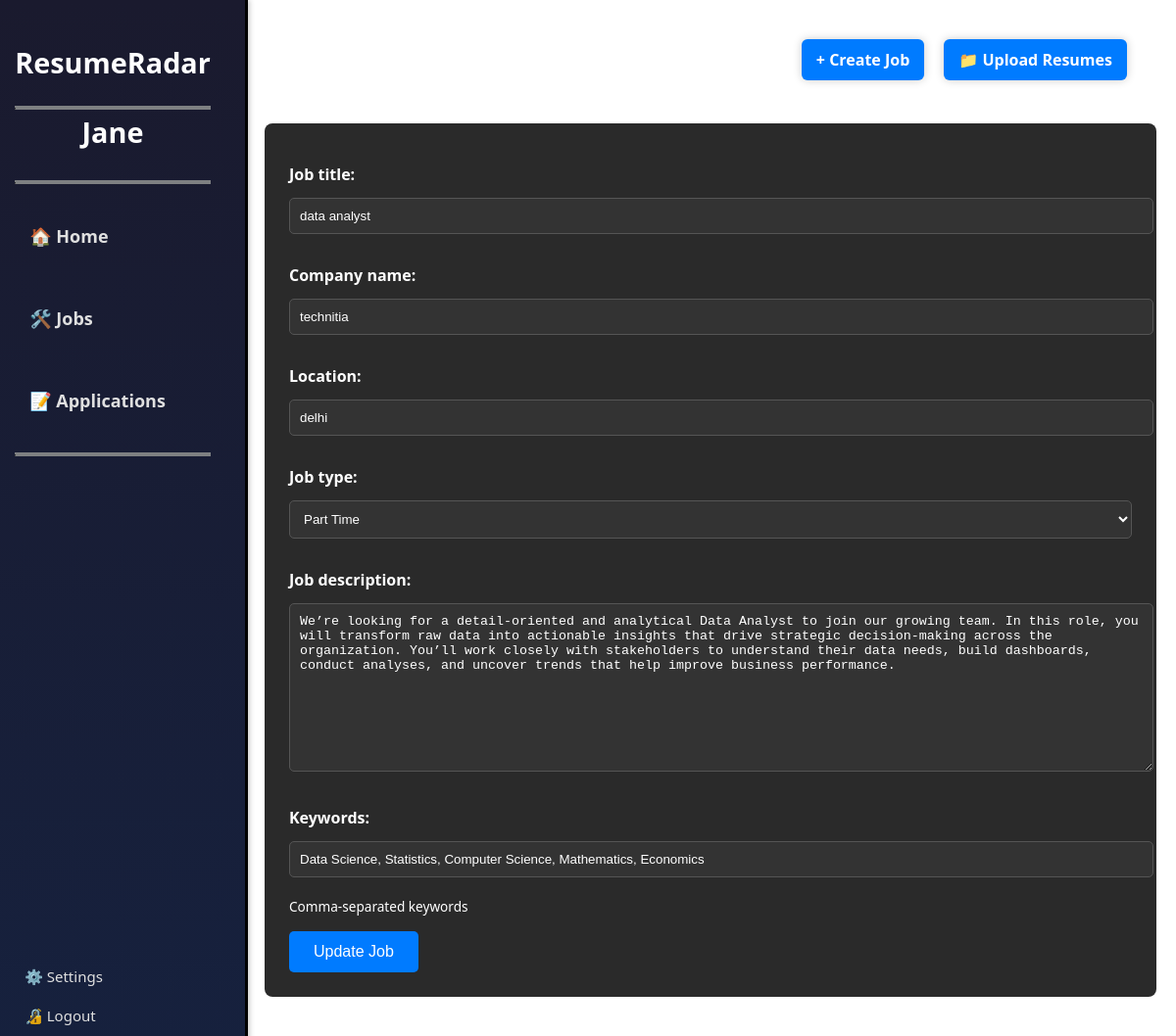
Screenshot of /hr/edit-job/3/ (signed in) with the database file from the repository.
### accounts/models.py (models this page shows, shortened)
class User(AbstractUser):
    USER_TYPE_CHOICES = (
        ('HR', 'HR'),
        ('Candidate', 'Candidate'),
    )
    full_name = models.CharField(max_length=255)
    email = models.EmailField(unique=True)
    phone_number = models.CharField(max_length=15, blank=True, null=True)
    user_type = models.CharField(max_length=10, choices=USER_TYPE_CHOICES)

### HR/models.py (models this page shows, shortened)
class Job(models.Model):
    JOB_TYPE_CHOICES = [
        ('full_time', 'Full Time'),
        ('part_time', 'Part Time'),
        ('contract', 'Contract'),
        ('internship', 'Internship'),
    ]
    user = models.ForeignKey(User, on_delete=models.CASCADE)  # This associates each job with a user
    job_title = models.CharField(max_length=255)
    company_name = models.CharField(max_length=255)
    location = models.CharField(max_length=255)
    job_type = models.CharField(max_length=100, choices=JOB_TYPE_CHOICES)
    job_description = models.TextField()
    keywords = models.CharField(max_length=255, help_text="Comma-separated keywords")
    created_at = models.DateTimeField(auto_now_add=True)
    updated_at = models.DateTimeField(auto_now=True)

### HR/views.py (the view)
# urls.py: path('edit-job/<int:job_id>/', views.edit_job, name='edit_job'),
@login_required
def edit_job(request, job_id):
    job = get_object_or_404(Job, id=job_id)
    if request.method == 'POST':
        form = JobForm(request.POST, instance=job)
        if form.is_valid():
            form.save()
            return redirect('HR:job_list')
    else:
        form = JobForm(instance=job)
    return render(request, 'HR/edit_job.html', {'form': form, 'job': job})

### HR/forms.py
class JobForm(forms.ModelForm):
    class Meta:
        model = Job
        fields = ['job_title', 'company_name', 'location', 'job_type', 'job_description', 'keywords']
        widgets = {
            'job_description': forms.Textarea(attrs={'rows': 5}),
            'keywords': forms.TextInput(attrs={'placeholder': 'e.g., Python, Django, Software Engineer'}),
        }

### HR/templates/HR/edit_job.html (shortened to what this page needs)
{% extends 'HR/base.html' %}
{% block content %}
<h1 style="color:white;">Edit Job Posting: {{ job.job_title }}</h1>
<div class="form-container">
    <form method="POST">
        <div class="form-group">
            {{ form.as_p }}
        </div>
        <button type="submit" class="submit-btn">Update Job</button>
    </form>
</div>
{% endblock %}

### HR/templates/HR/base.html (shortened to what this page needs)
<!DOCTYPE html>
<html lang="en">
  <head>
    {% load static %}
    <link rel="stylesheet" href="{% static 'css/styles.css' %}" />
  </head>
  <body>
    <div class="sidebar">
      <div class="sidebar-top">
        <h2>ResumeRadar</h2>
        <hr
          style="
            margin-top: -5px;
            border-color: #7e8082;
            border-top: 3px solid #7e8082;
          "
        />
        <div style="text-align: center">
          <h2 style="font-weight: 700; margin-top: -5px">{{ user.username }}</h2>
        </div>
        <hr
          style="
            margin-top: 30px;
            border-color: #7e8082;
            border-top: 3px solid #7e8082;
          "
        />
        <ul class="nav-links">
          <li><a href="{% url 'HR:hr_dashboard' %}">🏠 Home</a></li>
          <li><a href="{% url 'HR:job_list' %}">🛠️ Jobs</a></li>
          <li>
            <a href="{% url 'HR:received_applications' %}">📝 Applications</a>
          </li>
        </ul>
        <hr style="border-color: #7e8082; border-top: 3px solid #7e8082" />
      </div>
      <div class="sidebar-bottom">
        <ul class="">
          <li class="testli">
            <a class="testNav" href="{% url 'HR:settings' %}">⚙️ Settings</a>
          </li>
          <li class="testli">
            <a class="testNav" href="{% url 'HR:logout' %}">🔏 Logout</a>
          </li>
        </ul>
      </div>
    </div>
    <div class="buttons-container">
      <a href="{% url 'HR:create_job' %}" class="create-job-btn"
        >+ Create Job</a
      >
      <a href="{% url 'home' %}" class="upload-resume-btn">📁 Upload Resumes</a>
    </div>
    <div class="content">{% block content %} {% endblock %}</div>
  </body>
</html>

### HR/static/HR/css/styles.css (style rules this page uses)
body { font-family: Arial, sans-serif; margin: 0; background-color: #7a7171; display: flex; height: 100vh; }
.sidebar { width: 250px; background: #fff; border-right: 3px solid #000; height: 100vh; position: fixed; top: -10; left: 0; display: flex; flex-direction: column; margin: 0; padding: 20px; box-shadow: 2px 0 5px rgba(0, 0, 0, 0.1); }
.sidebar h2 { text-align: center; margin-bottom: 30px; color: black; font-size: 1.8rem; font-weight: bold; }
.sidebar ul { list-style: none; padding: 0; }
.content { flex: 1; padding: 40px; background: #5f5c5c; overflow-y: auto; margin-left: 250px; width: calc(100% - 250px); }
.buttons-container { position: fixed; top: 20px; right: 20px; display: flex; gap: 10px; z-index: 1000; }
.btn, .create-job-btn, .upload-resume-btn { padding: 18px 50px; background-color: #007bff; color: white; border-radius: 5px; font-size: 1rem; font-weight: bold; text-decoration: none; box-shadow: 0 0 10px rgba(0, 0, 0, 0.2); transition: background-color 0.3s ease, transform 0.2s ease; }
body { font-family: Arial, sans-serif; margin: 0; padding: 0; background-color: #fff; display: flex; height: 100vh; }
.sidebar { width: 250px; background: #fff; border-right: 3px solid #000; height: 100vh; position: fixed; top: 0; left: 0; display: flex; flex-direction: column; align-items: center; padding-top: 20px; margin-left: -20px; }
.sidebar h2 { text-align: center; color: black; font-size: 1.8rem; font-weight: bold; margin-bottom: 30px; }
.sidebar ul { list-style: none; padding: 0; width: 100%; }
.content { margin-left: 250px; flex: 1; padding: 40px; background: #5e5c5c; overflow-y: auto; width: calc(100% - 250px); display: flex; flex-direction: column; }
body { font-family: Arial, sans-serif; margin: 0; background-color: #fff; display: flex; height: 100vh; }
.content { flex: 1; padding: 40px; background: #fff; overflow-y: auto; margin-left: 250px; width: calc(100% - 250px); }
.content { margin-left: 250px; flex: 1; padding: 40px; background: #fff; overflow-y: auto; width: calc(100% - 250px); display: flex; flex-direction: column; }

### HR/templates/HR/edit_job.html (style rules this page uses)
body { background-color: #121212; color: white; }
.form-container { background-color: #2a2a2a; padding: 25px; border-radius: 8px; margin: 20px 0; }
.form-container, .form-container label, .form-container input, .form-container textarea, .form-container select, .form-container p, .form-container .helptext, .form-container span.helptext { color: white !important; }
label { color: white !important; font-weight: bold; margin-bottom: 5px; display: block; font-size: 16px; }
.form-container input, .form-container textarea, .form-container select { background-color: #333; border: 1px solid #555; padding: 10px; border-radius: 5px; width: 100%; margin: 8px 0 15px 0; }
.form-container textarea { min-height: 150px; }
.submit-btn { background-color: #007bff; color: white; border: none; padding: 12px 25px; border-radius: 5px; cursor: pointer; font-size: 16px; transition: background-color 0.3s; }
.helptext, span.helptext { color: white !important; font-size: 0.85em; display: block; margin-top: 5px; }

### HR/templates/HR/base.html (style rules this page uses)
.testNav { display: flex; align-items: start; color: #e0e0e0; text-decoration: none; padding: 10px 15px; border-radius: 10px; transition: all 0.3s ease; font-size: 15px; }
body { margin: 0; font-family: "Segoe UI", Tahoma, Geneva, Verdana, sans-serif; background-color: #121212; }
.sidebar { position: fixed; left: 0; top: 0; height: 100vh; width: 230px; background: linear-gradient(180deg, #1a1a2e, #16213e); display: flex; flex-direction: column; justify-content: space-between; padding: 20px; box-shadow: 2px 0 5px rgba(0, 0, 0, 0.2); }
.sidebar h2 { color: white; text-align: center; margin-bottom: 30px; }
.nav-links { list-style: none; }
.nav-links li { margin-bottom: 10px; }
.nav-links li a { display: flex; align-items: center; gap: 10px; color: #e0e0e0; text-decoration: none; padding: 25px 15px; border-radius: 10px; transition: all 0.3s ease; font-size: 18px; font-weight: 600; }
.sidebar-bottom { margin-bottom: 5px; padding-top: 20px; margin-left: -100px; }
.buttons-container { margin-left: 250px; padding: 20px; }
.create-job-btn, .upload-resume-btn { background-color: #007bff; color: white; padding: 10px 15px; margin-right: 10px; text-decoration: none; border-radius: 6px; font-weight: bold; transition: background-color 0.3s ease; }
.content { margin-left: 250px; padding: 20px; color: #333; }

### rows the page displays
User: username "Jane"
Job: job_title "data analyst", company_name "technitia", location "delhi", job_type "Part Time", job_description "We’re looking for a detail-oriented and analytical Data Analyst to join our growing team. In this role, you will transform raw data into actionable insights that drive strategic decision-making across the organization. You’ll work closely with stakeholders to understand their data needs, build dashboards, conduct analyses, and uncover trends that help improve business performance.", keywords "Data Science, Statistics, Computer Science, Mathematics, Economics"
